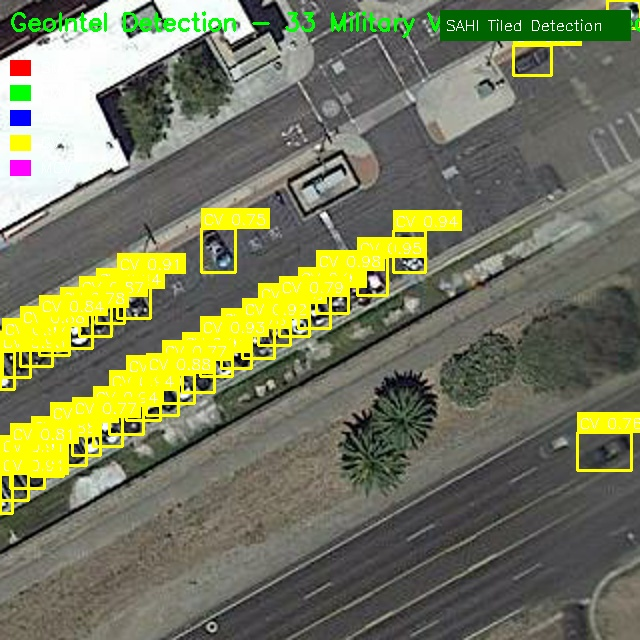
#> input picture assets/sample_detection.jpg, 640 x 640 px
$ python tiling_utils.py --image ../assets/sample_detection.jpg
#> lines starting #> are read from the running program, lines starting #| are printed output that depends on the picture; after the words box and inside, x2 and y2 are one past the last pixel; in counts of white or black regions, pixels touching at a corner belong together
"""
GeoIntel Tiling Utilities
=========================

Helper functions for slicing large satellite images into manageable tiles.
This module provides manual tiling capabilities when not using SAHI's auto-slicer.

The Small Object Problem:
- Satellite images: 4000x4000 pixels
- Military vehicles: ~20x20 pixels
- Standard YOLO resize (640x640) destroys small object features
- Solution: Process overlapping 512x512 tiles

Usage:
    from src.tiling_utils import ImageTiler

    tiler = ImageTiler(tile_size=512, overlap_ratio=0.2)
    tiles = tiler.slice_image("large_satellite.jpg")
    # Process each tile...
    final_detections = tiler.merge_detections(tile_detections)
"""

import os
import numpy as np
from pathlib import Path
from typing import List, Tuple, Dict, Optional, Generator
from dataclasses import dataclass
import logging

logger = logging.getLogger(__name__)


@dataclass
class Tile:
    """Represents a single tile from a sliced image."""
    image: np.ndarray
    x_offset: int  # Pixel offset from original image left
    y_offset: int  # Pixel offset from original image top
    width: int
    height: int
    tile_id: int
    row: int
    col: int

    # [9 lines left out: function bounds, not called in this run]


@dataclass
class Detection:
    """Represents a single detection in original image coordinates."""
    class_id: int
    class_name: str
    confidence: float
    bbox: Tuple[int, int, int, int]  # x_min, y_min, x_max, y_max
    tile_id: Optional[int] = None

    # [11 lines left out: functions center, area, not called in this run]


class ImageTiler:
    """
    Handles slicing large satellite images into overlapping tiles
    and merging detections back to original coordinates.
    """

    def __init__(
        self,
        tile_size: int = 512,
        overlap_ratio: float = 0.2,
        min_area_ratio: float = 0.1
    ):
        """
        Initialize the image tiler.

        Args:
            tile_size: Size of square tiles (pixels)
            overlap_ratio: Overlap between adjacent tiles (0.0 to 0.5)
            min_area_ratio: Minimum visible area ratio for edge objects
        """
        self.tile_size = tile_size
        self.overlap_ratio = overlap_ratio
        self.min_area_ratio = min_area_ratio
        self.overlap_pixels = int(tile_size * overlap_ratio)
        self.stride = tile_size - self.overlap_pixels

    def calculate_tile_grid(
        self,
        image_width: int,
        image_height: int
    ) -> Tuple[int, int, List[Tuple[int, int]]]:
        """
        Calculate the tile grid for a given image size.

        Args:
            image_width: Width of the original image
            image_height: Height of the original image

        Returns:
            Tuple of (n_cols, n_rows, list of (x_offset, y_offset) for each tile)
        """
        # Calculate number of tiles needed in each dimension
        n_cols = max(1, int(np.ceil((image_width - self.overlap_pixels) / self.stride)))
        n_rows = max(1, int(np.ceil((image_height - self.overlap_pixels) / self.stride)))

        tile_positions = []
        for row in range(n_rows):
            for col in range(n_cols):
                x_offset = col * self.stride
                y_offset = row * self.stride

                # Ensure tile doesn't exceed image boundaries
                x_offset = min(x_offset, max(0, image_width - self.tile_size))
                y_offset = min(y_offset, max(0, image_height - self.tile_size))

                tile_positions.append((x_offset, y_offset))

        return n_cols, n_rows, tile_positions

    # [240 lines left out: functions slice_image, slice_image_from_path, tile_to_original_coords, merge_detections, _compute_iou, _apply_nms and 1 more, not called in this run]


def visualize_tiling_grid(
    image_path: str,
    tile_size: int = 512,
    overlap_ratio: float = 0.2,
    output_path: Optional[str] = None
) -> np.ndarray:
    """
    Visualize the tiling grid on an image.

    Args:
        image_path: Path to the input image
        tile_size: Size of tiles
        overlap_ratio: Overlap between tiles
        output_path: Optional path to save visualization

    Returns:
        Image with tiling grid drawn
    """
#> called with image_path = '../assets/sample_detection.jpg', tile_size = 512, overlap_ratio = 0.2
    import cv2

    image = cv2.imread(str(image_path))
#> image is the input picture: shape (640, 640, 3); mean B, G, R 92, 121.9, 118.8
    if image is None:
        raise ValueError(f"Could not load image: {image_path}")

    tiler = ImageTiler(tile_size=tile_size, overlap_ratio=overlap_ratio)
    height, width = image.shape[:2]
#> height = 640; width = 640
    n_cols, n_rows, positions = tiler.calculate_tile_grid(width, height)
#> n_cols = 2; n_rows = 2; positions = [(0, 0), (128, 0), (0, 128), (128, 128)]

    # Draw grid
    vis_image = image.copy()
    for x_offset, y_offset in positions:
        # Draw tile rectangle
        cv2.rectangle(
            vis_image,
            (x_offset, y_offset),
            (x_offset + tile_size, y_offset + tile_size),
            (0, 255, 0),
            2
        )
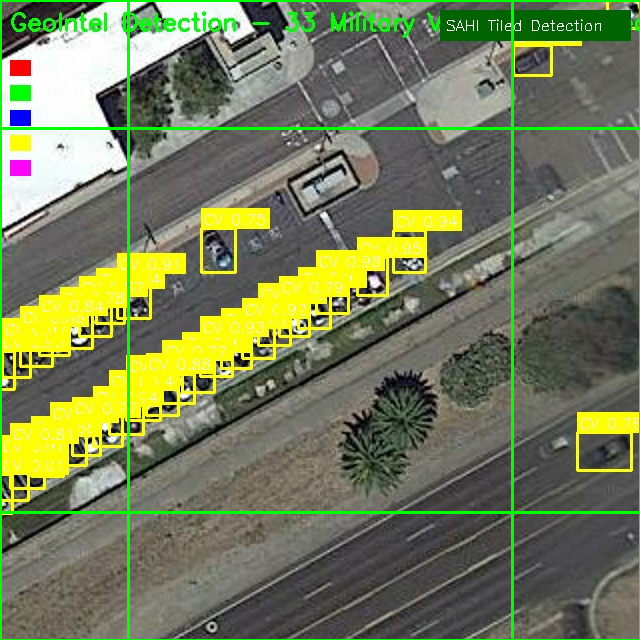
#> vis_image: shape (640, 640, 3); 2.79% of pixels changed, all inside (x1, y1, x2, y2) = (0, 0, 640, 640)

    # Add info text
    info_text = f"Tiles: {n_cols}x{n_rows}={len(positions)} | Size: {tile_size} | Overlap: {int(overlap_ratio*100)}%"
    cv2.putText(vis_image, info_text, (10, 30), cv2.FONT_HERSHEY_SIMPLEX, 1, (0, 255, 0), 2)
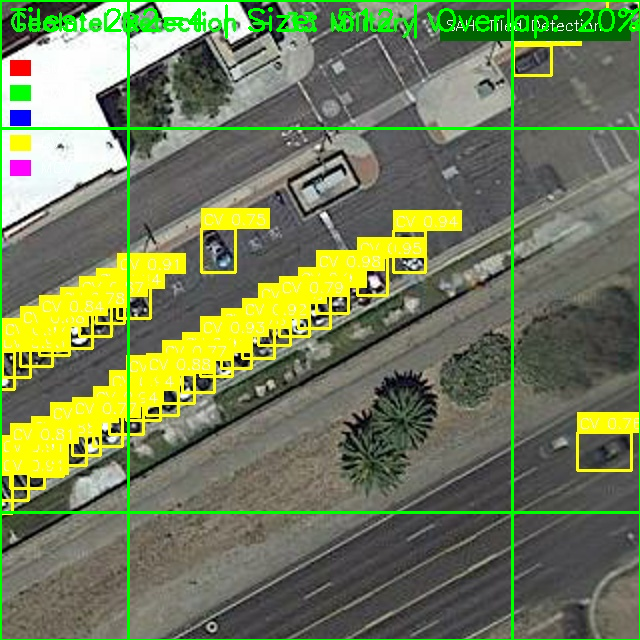
#> vis_image: shape (640, 640, 3); 0.95% of pixels changed, all inside (x1, y1, x2, y2) = (10, 4, 639, 39)

    if output_path:
        cv2.imwrite(str(output_path), vis_image)
        logger.info(f"Saved tiling visualization to {output_path}")

    return vis_image


if __name__ == "__main__":
    # Example usage
    import argparse

    parser = argparse.ArgumentParser(description="Test tiling utilities")
    parser.add_argument("--image", required=True, help="Path to test image")
    parser.add_argument("--tile-size", type=int, default=512)
    parser.add_argument("--overlap", type=float, default=0.2)
    parser.add_argument("--output", help="Output path for visualization")

    args = parser.parse_args()

    vis = visualize_tiling_grid(
        args.image,
        tile_size=args.tile_size,
        overlap_ratio=args.overlap,
        output_path=args.output
    )
    print(f"Visualization shape: {vis.shape}")
#| Visualization shape: (640, 640, 3)
